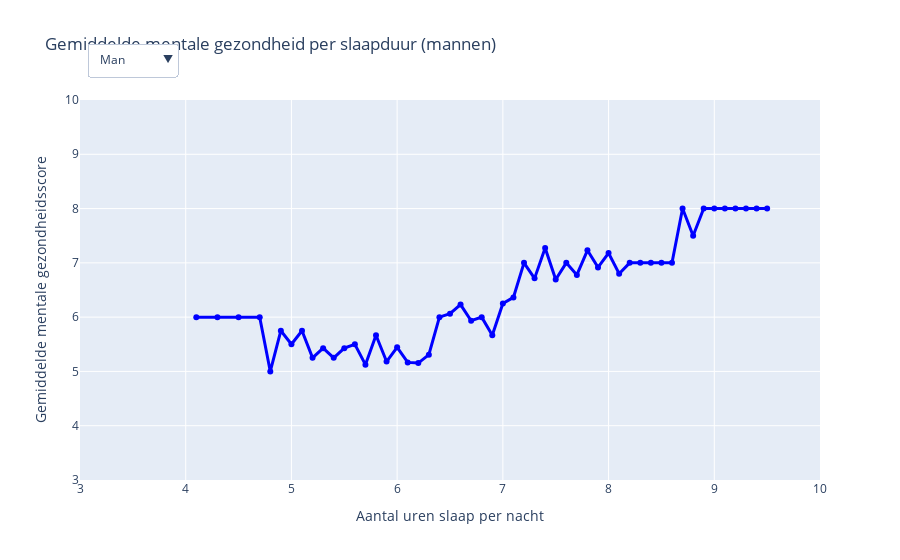

Notebook code for this chart:
### Markdown cell above
Hoewel in Figuur 2 een langere gemiddelde slaapduur samenhangt met een lichte toename van de depressiescore, is het belangrijk om dit resultaat in perspectief te plaatsen. In Figuur 3 wordt, op basis van een andere dataset, een duidelijk positief verband aangetoond tussen het aantal uren slaap en mentale gezondheid: naarmate studenten meer slapen , neemt hun mentale welzijn toe. Dit bevestigt bevindingen uit bestaande literatuur waarin voldoende slaap consequent wordt gekoppeld aan betere mentale gezondheid (Lee et al., 2024). De schijnbare tegenstelling met Figuur 2 kan mogelijk worden verklaard door het verschil tussen gezond veel slapen en overmatig slapen, waarbij het laatste vaak een symptoom is van onderliggende psychische (Dauvilliers et al., 2013).

### Code cell
import pandas as pd
import numpy as np
import plotly.graph_objects as go
import os
import kagglehub
from plotly.offline import init_notebook_mode
init_notebook_mode(connected=True)

# Dataset ophalen
path = kagglehub.dataset_download("adilshamim8/social-media-addiction-vs-relationships")
csv_path = os.path.join(path, "Students Social Media Addiction.csv")
df = pd.read_csv(csv_path)

# Filter op leeftijd en geldige waarden
df_filtered = df[(df['Age'] >= 18) & (df['Age'] <= 25)]
df_filtered = df_filtered.dropna(subset=["Mental_Health_Score", "Sleep_Hours_Per_Night", "Gender"])

# Kleuren
colors = {"Male": "blue", "Female": "deeppink", "All": "green"}

# Functie om groepsgemiddelde lijntrace te maken
def get_line_trace(gender=None):
    if gender:
        d = df_filtered[df_filtered["Gender"] == gender]
        label = gender
    else:
        d = df_filtered
        label = "All"

    df_avg = d.groupby("Sleep_Hours_Per_Night")["Mental_Health_Score"].mean().reset_index()

    return go.Scatter(
        x=df_avg["Sleep_Hours_Per_Night"],
        y=df_avg["Mental_Health_Score"],
        mode='lines+markers',
        name=label,
        line=dict(color=colors[label], width=3),
        visible=True if label == "Male" else False  # standaard alleen Male tonen
    )

# Genereer traces
male_line = get_line_trace("Male")
female_line = get_line_trace("Female")
all_line = get_line_trace(None)

# Dropdown-menu (met correcte title.text)
buttons = [
    dict(label="Man",
         method="update",
         args=[{"visible": [True, False, False]},
               {"title": {"text": "Gemiddelde mentale gezondheid per slaapduur (mannen)"}}]),
    dict(label="Vrouw",
         method="update",
         args=[{"visible": [False, True, False]},
               {"title": {"text": "Gemiddelde mentale gezondheid per slaapduur (vrouwen)"}}]),
    dict(label="Iedereen",
         method="update",
         args=[{"visible": [False, False, True]},
               {"title": {"text": "Gemiddelde mentale gezondheid per slaapduur (alle studenten)"}}]),
    dict(label="Allemaal",
         method="update",
         args=[{"visible": [True, True, True]},
               {"title": {"text": "Gemiddelde mentale gezondheid per slaapduur (alle groepen)"}}])
]

# Plot figuur
fig = go.Figure(data=[male_line, female_line, all_line])

fig.update_layout(
    title={"text": "Gemiddelde mentale gezondheid per slaapduur (mannen)"},
    xaxis=dict(
        title="Aantal uren slaap per nacht",
        range=[3, 10], 
        dtick=1,
        fixedrange=True
    ),
    yaxis=dict(
        title="Gemiddelde mentale gezondheidsscore",
        range=[3, 10],      
        dtick=1,
        fixedrange=True
    ),
    updatemenus=[dict(
        active=0,
        buttons=buttons,
        direction="down",
        showactive=True,
        x=0.01,             # links in beeld
        xanchor="left",
        y=1.15,             # boven de plot
        yanchor="top"
    )]
)

fig.show()

### Figure 1 — Plotly figure (JSON) as saved in the notebook; plotly's stock layout.template omitted (floating-point values rounded to 4 significant figures)
{"data": [{"line": {"color": "blue", "width": 3}, "mode": "lines+markers", "name": "Male", "type": "scatter", "visible": true, "x": [4.1, 4.3, 4.5, 4.7, 4.8, 4.9, 5.0, 5.1, 5.2, 5.3, 5.4, 5.5, 5.6, 5.7, 5.8, 5.9, 6.0, 6.1, 6.2, 6.3, 6.4, 6.5, 6.6, 6.7, 6.8, 6.9, 7.0, 7.1, 7.2, 7.3, 7.4, 7.5, 7.6, 7.7, 7.8, 7.9, 8.0, 8.1, 8.2, 8.3, 8.4, 8.5, 8.6, 8.7, 8.8, 8.9, 9.0, 9.1, 9.2, 9.3, 9.4, 9.5], "y": [6.0, 6.0, 6.0, 6.0, 5.0, 5.75, 5.5, 5.75, 5.25, 5.429, 5.25, 5.429, 5.5, 5.125, 5.667, 5.182, 5.444, 5.167, 5.154, 5.308, 6.0, 6.062, 6.231, 5.933, 6.0, 5.667, 6.25, 6.364, 7.0, 6.714, 7.273, 6.692, 7.0, 6.778, 7.231, 6.917, 7.182, 6.8, 7.0, 7.0, 7.0, 7.0, 7.0, 8.0, 7.5, 8.0, 8.0, 8.0, 8.0, 8.0, 8.0, 8.0]}, {"line": {"color": "deeppink", "width": 3}, "mode": "lines+markers", "name": "Female", "type": "scatter", "visible": false, "x": [3.8, 3.9, 4.0, 4.1, 4.2, 4.3, 4.4, 4.5, 4.6, 4.7, 4.8, 4.9, 5.0, 5.1, 5.2, 5.3, 5.4, 5.5, 5.6, 5.7, 5.8, 5.9, 6.0, 6.1, 6.2, 6.3, 6.4, 6.5, 6.6, 6.7, 6.8, 6.9, 7.0, 7.1, 7.2, 7.3, 7.4, 7.5, 7.6, 7.7, 7.8, 7.9, 8.0, 8.1, 8.2, 8.3, 8.4, 8.5, 8.6, 8.7, 8.8, 8.9, 9.0, 9.1, 9.2, 9.3, 9.4, 9.5, 9.6], "y": [5.0, 5.0, 5.0, 5.0, 5.5, 5.0, 5.5, 4.5, 5.667, 5.0, 5.667, 5.0, 5.2, 4.667, 5.0, 4.75, 5.1, 4.875, 5.286, 5.3, 5.235, 5.2, 5.111, 5.167, 5.0, 5.167, 5.182, 5.857, 5.714, 6.0, 5.909, 6.0, 6.4, 7.0, 6.643, 7.071, 6.667, 7.167, 6.75, 6.833, 6.857, 7.143, 7.0, 7.167, 7.429, 7.286, 7.429, 7.5, 7.667, 7.5, 7.75, 7.5, 7.5, 7.5, 7.5, 8.0, 8.0, 8.0, 8.0]}, {"line": {"color": "green", "width": 3}, "mode": "lines+markers", "name": "All", "type": "scatter", "visible": false, "x": [3.8, 3.9, 4.0, 4.1, 4.2, 4.3, 4.4, 4.5, 4.6, 4.7, 4.8, 4.9, 5.0, 5.1, 5.2, 5.3, 5.4, 5.5, 5.6, 5.7, 5.8, 5.9, 6.0, 6.1, 6.2, 6.3, 6.4, 6.5, 6.6, 6.7, 6.8, 6.9, 7.0, 7.1, 7.2, 7.3, 7.4, 7.5, 7.6, 7.7, 7.8, 7.9, 8.0, 8.1, 8.2, 8.3, 8.4, 8.5, 8.6, 8.7, 8.8, 8.9, 9.0, 9.1, 9.2, 9.3, 9.4, 9.5, 9.6], "y": [5.0, 5.0, 5.0, 5.5, 5.5, 5.5, 5.5, 5.0, 5.667, 5.667, 5.5, 5.6, 5.286, 5.286, 5.077, 5.182, 5.143, 5.133, 5.333, 5.222, 5.348, 5.19, 5.278, 5.167, 5.1, 5.263, 5.471, 6.0, 6.05, 5.96, 5.958, 5.786, 6.333, 6.65, 6.821, 6.893, 6.923, 6.92, 6.875, 6.8, 7.1, 7.0, 7.111, 6.938, 7.2, 7.133, 7.214, 7.3, 7.444, 7.571, 7.667, 7.6, 7.667, 7.667, 7.667, 8.0, 8.0, 8.0, 8.0]}], "layout": {"title": {"text": "Gemiddelde mentale gezondheid per slaapduur (mannen)"}, "updatemenus": [{"active": 0, "buttons": [{"args": [{"visible": [true, false, false]}, {"title": {"text": "Gemiddelde mentale gezondheid per slaapduur (mannen)"}}], "label": "Man", "method": "update"}, {"args": [{"visible": [false, true, false]}, {"title": {"text": "Gemiddelde mentale gezondheid per slaapduur (vrouwen)"}}], "label": "Vrouw", "method": "update"}, {"args": [{"visible": [false, false, true]}, {"title": {"text": "Gemiddelde mentale gezondheid per slaapduur (alle studenten)"}}], "label": "Iedereen", "method": "update"}, {"args": [{"visible": [true, true, true]}, {"title": {"text": "Gemiddelde mentale gezondheid per slaapduur (alle groepen)"}}], "label": "Allemaal", "method": "update"}], "direction": "down", "showactive": true, "x": 0.01, "xanchor": "left", "y": 1.15, "yanchor": "top"}], "xaxis": {"dtick": 1, "fixedrange": true, "range": [3, 10], "title": {"text": "Aantal uren slaap per nacht"}}, "yaxis": {"dtick": 1, "fixedrange": true, "range": [3, 10], "title": {"text": "Gemiddelde mentale gezondheidsscore"}}}}
